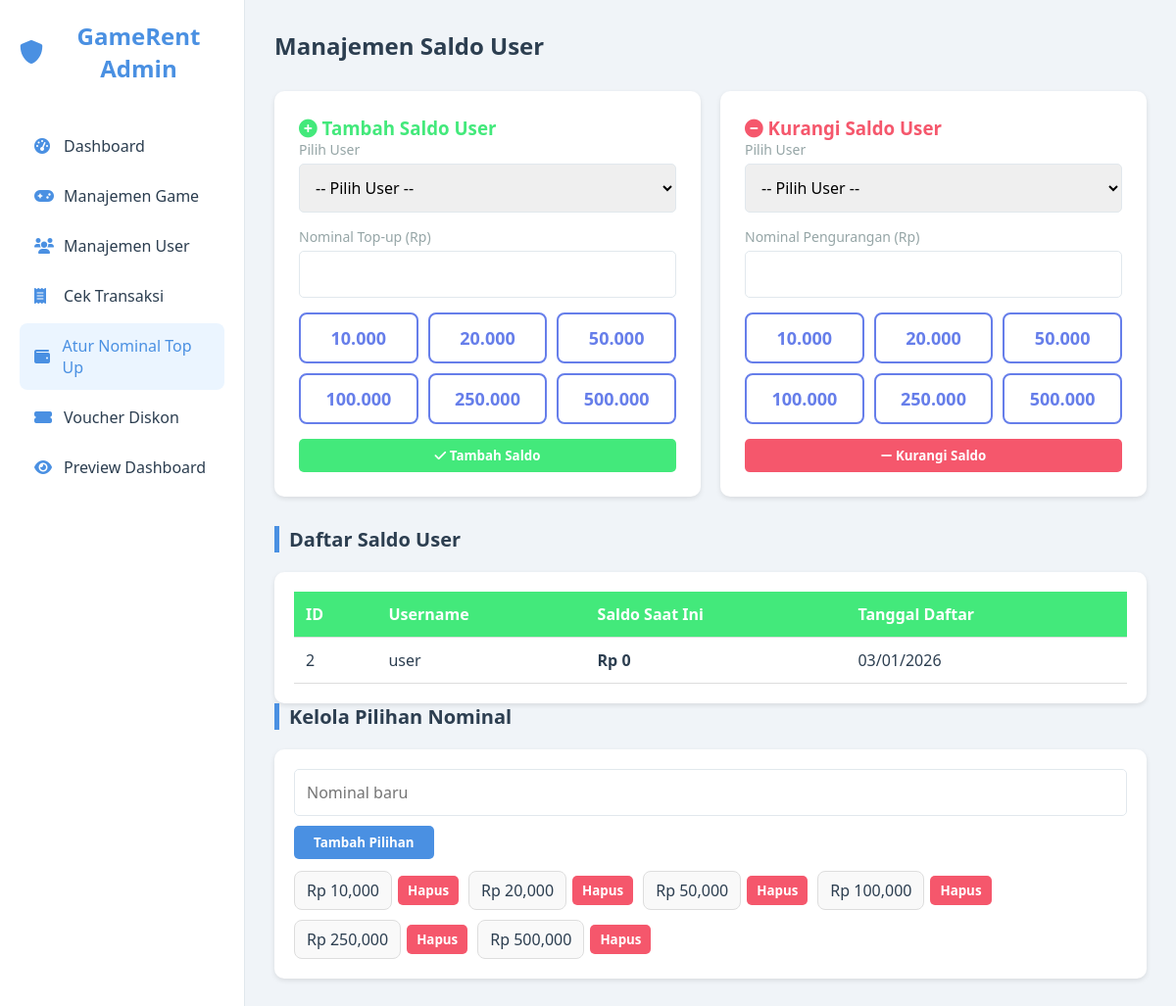
The app's page /unused/admin_topup.php (signed in) with its own data.
### tables this page shows
CREATE TABLE `users` (
  `id` int(11) NOT NULL,
  `username` varchar(50) NOT NULL,
  `password` varchar(255) NOT NULL,
  `role` enum('admin','user') DEFAULT 'user',
  `saldo` decimal(10,2) DEFAULT 0.00,
  `created_at` timestamp NOT NULL DEFAULT current_timestamp()
);

### unused/admin_topup.php (the view, shortened to what this page needs)
<?php
include 'config/database.php';
mysqli_query($conn, "CREATE TABLE IF NOT EXISTS topup_options (id INT AUTO_INCREMENT PRIMARY KEY, nominal INT NOT NULL UNIQUE)");
function fetchTopupOptions($conn) {
    $opts = [];
    $res = mysqli_query($conn, "SELECT nominal FROM topup_options ORDER BY nominal");
    if (empty($opts)) {
        $opts = [10000,20000,50000,100000,250000,500000];
    }
    return $opts;
}
$nominal_options = fetchTopupOptions($conn);
$history_query = "SELECT u.id, u.username, u.saldo, u.created_at
                  FROM users u
                  WHERE u.role = 'user'
                  ORDER BY u.saldo DESC";
$history_result = mysqli_query($conn, $history_query);
?>
<!DOCTYPE html>
<html lang="id">
<head>
    <link rel="stylesheet" href="https://cdnjs.cloudflare.com/ajax/libs/font-awesome/6.0.0/css/all.min.css">
    <link rel="stylesheet" href="aset/style.css">
</head>
<body>
    <?php include 'aset/admin_sidebar.php'; ?>
    <main class="main-content">
        <header class="top-bar">
            <div class="welcome-text">
                <h2>Manajemen Saldo User</h2>
            </div>
        </header>
        <section>
            <div class="topup-container">
                <div class="topup-form">
                    <h3 style="margin-top: 0; color: #43e97b;">
                        <i class="fas fa-plus-circle"></i> Tambah Saldo User
                    </h3>
                    <form method="POST">
                        <div class="form-group">
                            <label>Pilih User</label>
                            <select name="user_id" class="form-control" required>
                                <option value="">-- Pilih User --</option>
                            </select>
                        </div>
                        <div class="form-group">
                            <label>Nominal Top-up (Rp)</label>
                            <input type="number" name="nominal" id="topup_nominal" class="form-control" min="1000" required>
                        </div>
                        <div class="nominal-buttons">
                            <?php foreach ($nominal_options as $opt): ?>
                                <button type="button" class="nominal-btn" onclick="setNominal('topup_nominal', <?= $opt ?>)"><?= number_format($opt,0,',','.') ?></button>
                            <?php endforeach; ?>
                        </div>
                        <button type="submit" name="topup" class="btn btn-primary" style="width: 100%; margin-top: 15px; background: #43e97b;">
                            <i class="fas fa-check"></i> Tambah Saldo
                        </button>
                    </form>
                </div>
                <div class="topup-form">
                    <h3 style="margin-top: 0; color: #f5576c;">
                        <i class="fas fa-minus-circle"></i> Kurangi Saldo User
                    </h3>
                    <form method="POST">
                        <div class="form-group">
                            <label>Pilih User</label>
                            <select name="user_id" class="form-control" required>
                                <option value="">-- Pilih User --</option>
                            </select>
                        </div>
                        <div class="form-group">
                            <label>Nominal Pengurangan (Rp)</label>
                            <input type="number" name="nominal" id="withdraw_nominal" class="form-control" min="1000" required>
                        </div>
                        <div class="nominal-buttons">
                            <?php foreach ($nominal_options as $opt): ?>
                                <button type="button" class="nominal-btn" onclick="setNominal('withdraw_nominal', <?= $opt ?>)"><?= number_format($opt,0,',','.') ?></button>
                            <?php endforeach; ?>
                        </div>
                        <button type="submit" name="withdraw" class="btn btn-primary" style="width: 100%; margin-top: 15px; background: #f5576c;">
                            <i class="fas fa-minus"></i> Kurangi Saldo
                        </button>
                    </form>
                </div>
            </div>
            <h3 class="section-title">Daftar Saldo User</h3>
            <div class="table-container">
                <table>
                    <thead>
                        <tr>
                            <th>ID</th>
                            <th>Username</th>
                            <th>Saldo Saat Ini</th>
                            <th>Tanggal Daftar</th>
                        </tr>
                    </thead>
                    <tbody>
                        <?php while($user = mysqli_fetch_assoc($history_result)): ?>
                        <tr>
                            <td><?= $user['id'] ?></td>
                            <td><?= htmlspecialchars($user['username']) ?></td>
                            <td><strong>Rp <?= number_format($user['saldo']) ?></strong></td>
                            <td><?= date('d/m/Y', strtotime($user['created_at'])) ?></td>
                        </tr>
                        <?php endwhile; ?>
                    </tbody>
                </table>
            </div>
            <h3 class="section-title">Kelola Pilihan Nominal</h3>
            <div class="table-container">
                <form method="POST" style="margin-bottom:12px; display:flex; gap:10px; align-items:center; flex-wrap:wrap;">
                    <input type="number" name="option_value" class="form-control" placeholder="Nominal baru" min="1000" required>
                    <button type="submit" name="add_option" class="btn btn-primary">Tambah Pilihan</button>
                </form>
                <div style="display:flex; gap:10px; flex-wrap:wrap;">
                    <?php foreach ($nominal_options as $opt): ?>
                        <form method="POST" style="display:flex; align-items:center; gap:6px;">
                            <span style="padding:8px 12px; border:1px solid #ddd; border-radius:8px; background:#f9f9f9;">Rp <?= number_format($opt) ?></span>
                            <button type="submit" name="delete_option" class="btn" style="background:#f5576c; color:white; padding:6px 10px;">Hapus</button>
                        </form>
                    <?php endforeach; ?>
                </div>
            </div>
        </section>
    </main>
</body>
</html>

### aset/style.css (style rules this page uses)
.nominal-btn { background: white; border: 1px solid var(--border-color); padding: 20px; border-radius: 8px; font-size: 18px; font-weight: bold; color: var(--primary); cursor: pointer; transition: 0.2s; width: 100%; }
.form-group { margin-bottom: 15px; text-align: left; }
.form-group label { display: block; margin-bottom: 5px; color: var(--text-grey); font-size: 14px; }
.form-control { width: 100%; padding: 12px; border: 1px solid var(--border-color); border-radius: 5px; outline: none; font-size: 16px; }
:root { --bg-body: #F0F4F8; --bg-sidebar: #FFFFFF; --primary: #4A90E2; --primary-hover: #357ABD; --text-dark: #2C3E50; --text-grey: #95A5A6; --border-color: #E1E8ED; --danger: #e74c3c; --success: #2ecc71; }
* { margin: 0; padding: 0; box-sizing: border-box; font-family: 'Segoe UI', Tahoma, Geneva, Verdana, sans-serif; }
body { background-color: var(--bg-body); color: var(--text-dark); display: flex; min-height: 100vh; }
.main-content { margin-left: 250px; flex: 1; padding: 30px; }
.top-bar { display: flex; justify-content: space-between; align-items: center; margin-bottom: 30px; }
.btn { padding: 8px 20px; border-radius: 5px; font-weight: bold; transition: 0.3s; border: none; cursor: pointer; display: inline-block; }
.btn-primary { background-color: var(--primary); color: white; }
.section-title { margin-bottom: 20px; font-size: 20px; border-left: 5px solid var(--primary); padding-left: 10px; }

### unused/admin_topup.php (style rules this page uses)
.topup-container { display: grid; grid-template-columns: 1fr 1fr; gap: 20px; margin-bottom: 30px; }
.topup-form { background: white; border-radius: 10px; padding: 25px; box-shadow: 0 2px 5px rgba(0,0,0,0.1); }
.nominal-buttons { display: grid; grid-template-columns: repeat(3, 1fr); gap: 10px; margin-top: 10px; }
.nominal-btn { padding: 12px; border: 2px solid #667eea; background: white; color: #667eea; border-radius: 8px; cursor: pointer; font-weight: 600; transition: all 0.3s; }
.table-container { background: white; border-radius: 10px; padding: 20px; box-shadow: 0 2px 5px rgba(0,0,0,0.1); overflow-x: auto; }
table { width: 100%; border-collapse: collapse; }
th, td { padding: 12px; text-align: left; border-bottom: 1px solid #ddd; }
th { background-color: #43e97b; color: white; font-weight: 600; }

### records on screen
users: id "2", username "user", saldo "0", created_at "03/01/2026"

### other values on screen
$opt "10.000"
$opt "20.000"
$opt "50.000"
$opt "100.000"
$opt "250.000"
$opt "500.000"
$opt "10,000"
$opt "20,000"
$opt "50,000"
$opt "100,000"
$opt "250,000"
$opt "500,000"
